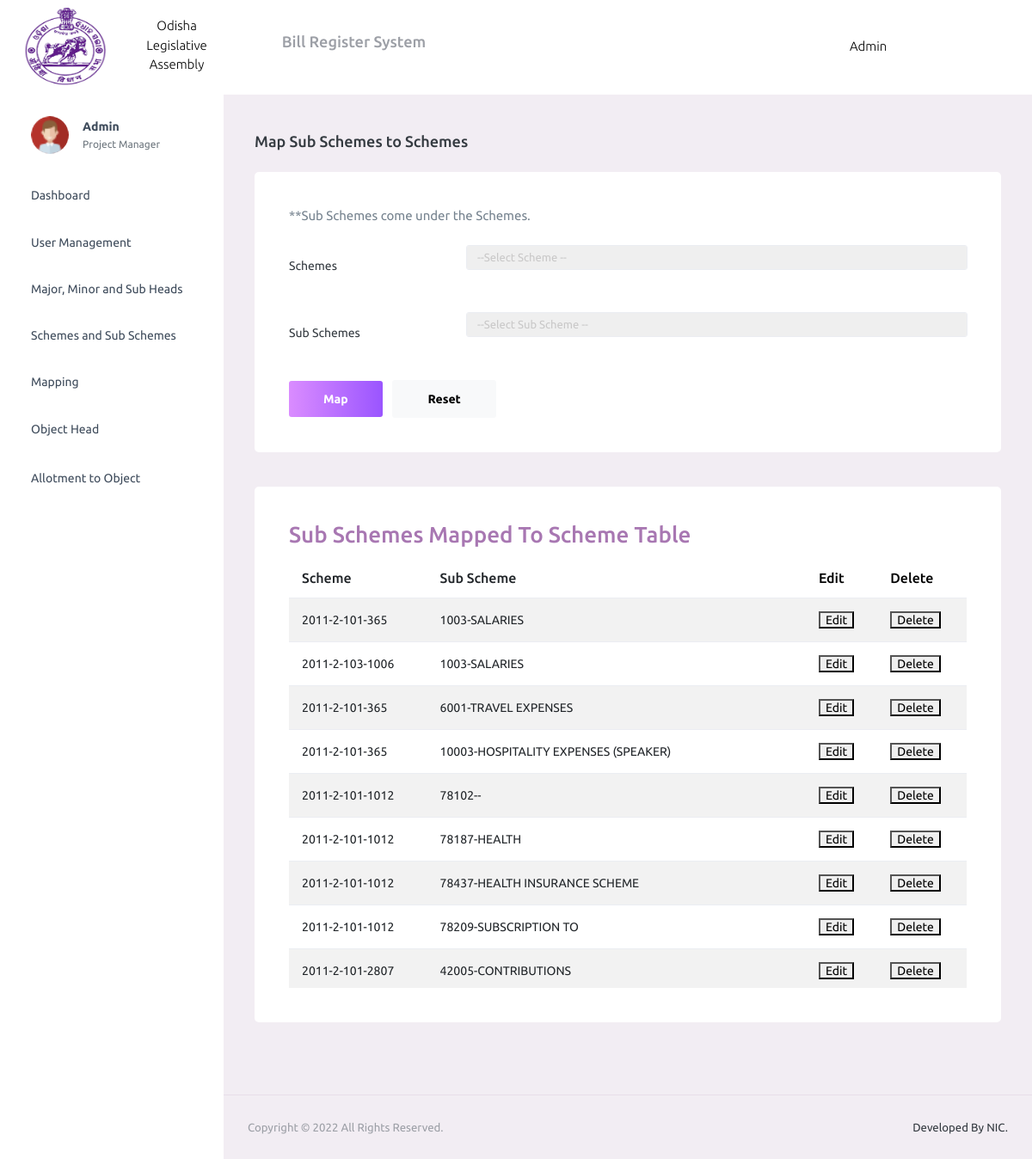
Page /admin1/home/scheme-subScheme/ on the committed database.
### allotment/models.py (models this page shows, shortened)
class Scheme_SubScheme(models.Model):
    Scheme_Code = models.ForeignKey(MinorScheme, on_delete=models.CASCADE)
    SubScheme_Code = models.ForeignKey(Sub_Scheme, to_field='SubScheme_Code', on_delete=models.CASCADE)
    class Meta:
        unique_together = (('Scheme_Code', 'SubScheme_Code'),)

class MinorScheme(models.Model):
    MinorHead_Code = models.ForeignKey(Minor_Head, to_field='MinorHead_Code', on_delete=models.CASCADE)
    Scheme_Code = models.ForeignKey(Scheme, to_field='Scheme_Code', on_delete=models.CASCADE)
    class Meta:
        unique_together = (('MinorHead_Code', 'Scheme_Code'),)
    def __str__(self):
        return str(self.MinorHead_Code)+"-"+str(self.Scheme_Code)

class Minor_Head(models.Model):
    MinorHead_Code=models.IntegerField(primary_key=True)
    MinorHead_Name=models.CharField(default="",max_length=250)
    Head_Code=models.ForeignKey(Major_Sub_Head, to_field="Head_Code", on_delete=models.CASCADE)
    def __str__(self):
        return str(self.Head_Code)+"-"+str(self.MinorHead_Code)

class Major_Sub_Head(models.Model):
    Head_Code=models.IntegerField(primary_key=True)
    SubHead_Code=models.IntegerField(default=0)
    Head_Name=models.CharField(default="",max_length=250)
    SubHead_Name=models.CharField(default="",max_length=250)
    def __str__(self):
        return str(self.Head_Code)+"-"+str(self.SubHead_Code)

class Scheme(models.Model):
    Scheme_Code=models.IntegerField(primary_key=True)
    Scheme_Name=models.CharField(default="",max_length=250)
    def __str__(self):
        return str(self.Scheme_Code)

class Sub_Scheme(models.Model):
    SubScheme_Code=models.IntegerField(primary_key=True)
    SubScheme_Name=models.CharField(default="",max_length=250)
    def __str__(self):
        return str(self.SubScheme_Code)+"-"+str(self.SubScheme_Name)

### allotment/views.py (the view)
# urls.py: path('admin1/home/scheme-subScheme/', views.adminSubScheme_Scheme, name="scheme-subScheme"),
def adminSubScheme_Scheme(request):
    if request.method=='POST':
        print(request.POST)
        newentry=Scheme_SubScheme(Scheme_Code=MinorScheme.objects.get(id=request.POST.get('scheme')),
        SubScheme_Code=Sub_Scheme.objects.get(pk = request.POST.get('subScheme')))
        newentry.save()
        return redirect('scheme-subScheme')
    else:
        schemes=MinorScheme.objects.all()
        subSchemes=Sub_Scheme.objects.all()
        mappings=Scheme_SubScheme.objects.all()
        print(subSchemes[2].SubScheme_Name)
        return render(request,'admin/adminMap-Scheme_SubScheme.html',{'subSchemes':subSchemes,'schemes':schemes,'mappings':mappings})

### allotment/templates/admin/adminMap-Scheme_SubScheme.html (shortened to what this page needs)
{% extends 'admin/adminBase.html' %}
{% block content %}
<div class="page-header">
  <h3 class="page-title">Map Sub Schemes to Schemes</h3>
</div>
<div class="row">
    <div class="col-md-12 grid-margin stretch-card bil">
      <div class="card">
        <div class="card-body">
        <p class="card-description">**Sub Schemes come under the Schemes. </p>
          <form class="forms-sample" method="POST">
            <div class="form-group row">
              <label for="exampleInputEmail2" class="col-sm-3 col-form-label">Schemes</label>
              <div class="col-sm-9">
                <select type="text" class="form-control" name="scheme" >
                  <option disabled selected>--Select Scheme --</option>
                </select>
              </div>
            </div>
            <div class="form-group row">
              <label for="exampleInputEmail2" class="col-sm-3 col-form-label">Sub Schemes</label>
              <div class="col-sm-9">
                <select type="text" class="form-control" name="subScheme">
                  <option disabled selected>--Select Sub Scheme --</option>
                </select>
              </div>
            </div>
            <button type="submit" class="btn btn-gradient-primary me-2">Map</button>
            <button type="reset" class="btn btn-light">Reset</button>
          </form>
        </div>
      </div>
    </div>
</div>
<div class="row">
  <div class="col-lg-12 grid-margin stretch-card bil">
    <div class="card">
      <div class="card-body">
        <h4 class="card-title">Sub Schemes Mapped to Scheme Table</h4>
        <div class="mbill">
          <table class="table table-striped">
            <thead>
              <tr>
                <th> Scheme </th>
                <th> Sub Scheme</th>
                <th> <a href="#" >Edit</a> </th>
                <th> <a href="#" >Delete</a> </th>
              </tr>
            </thead>
            <tbody>
              {% for mapping in mappings %}
              <tr>
                <td>{{mapping.Scheme_Code}}</td>
                <td>{{mapping.SubScheme_Code}}</td>
                <td><button>Edit</button></td>
                <td><button>Delete</button></td>
              </tr>
              {% endfor %}
            </tbody>
          </table>
        </div>
     </div>
    </div>
  </div>
</div>
{% endblock %}

### rows in the picture
Scheme_SubScheme: Scheme_Code "2011-2-101-365", SubScheme_Code "1003-SALARIES"
Scheme_SubScheme: Scheme_Code "2011-2-103-1006", SubScheme_Code "1003-SALARIES"
Scheme_SubScheme: Scheme_Code "2011-2-101-365", SubScheme_Code "6001-TRAVEL EXPENSES"
Scheme_SubScheme: Scheme_Code "2011-2-101-365", SubScheme_Code "10003-HOSPITALITY EXPENSES (SPEAKER)"
Scheme_SubScheme: Scheme_Code "2011-2-101-1012", SubScheme_Code "78102--"
Scheme_SubScheme: Scheme_Code "2011-2-101-1012", SubScheme_Code "78187-HEALTH"
Scheme_SubScheme: Scheme_Code "2011-2-101-1012", SubScheme_Code "78437-HEALTH INSURANCE SCHEME"
Scheme_SubScheme: Scheme_Code "2011-2-101-1012", SubScheme_Code "78209-SUBSCRIPTION TO"
Scheme_SubScheme: Scheme_Code "2011-2-101-2807", SubScheme_Code "42005-CONTRIBUTIONS"
